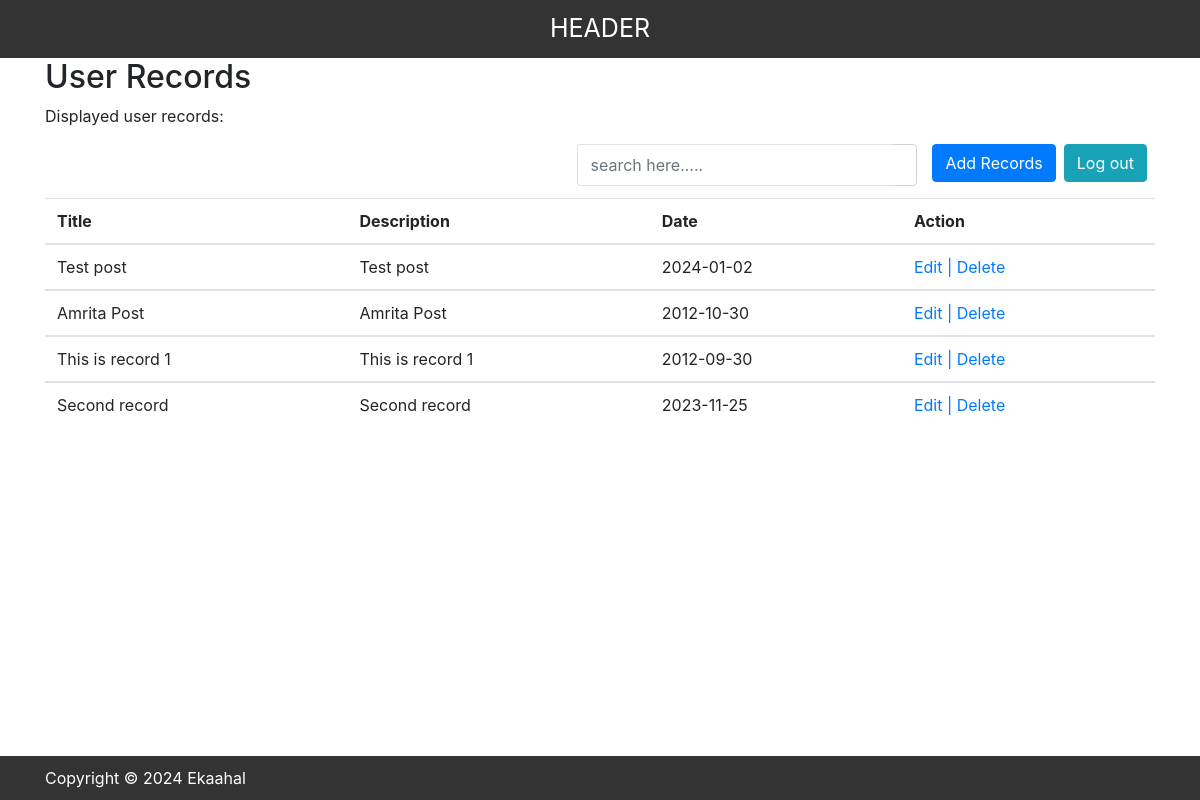
The page / (signed in) on the database its author committed.
### tables this page shows
CREATE TABLE `posts` (
  `id` int(11) NOT NULL COMMENT 'primary_key',
  `title` varchar(64) NOT NULL,
  `description` varchar(255) NOT NULL,
  `date` date NOT NULL,
  `user_id` int(11) NOT NULL COMMENT 'foriegn_key o user table'
);

### includes/db.php (called while the page is built, shortened)
<?php
class DatabaseClass {
	var $_dbhostName;
	var $_dbName;
	var $_dbUser;
	var $_dbPwd;
	var $_dbCon;
	function DatabaseClass (){
	$this->_dbhostName="127.0.0.1";
	$this->_dbName="assignment";
	$this->_dbUser="root";
	$this->_dbPwd="root";
	}
	function dbOpen(){
	$this->_dbCon=mysqli_connect($this->_dbhostName,$this->_dbUser,$this->_dbPwd) or die ("Could not connect DB");
	mysqli_select_db($this->_dbCon,$this->_dbName) or die ("Could not select DatabaseClass");
	}
	function getConn(){
	return $this->_dbCon;
	}
}
class SqlClass{
	var $_dbTotalRecord;
	var $_dbFields=array();
	function SqlClass(){
	$this->_dbTotalRecord=NULL;
	}
	function executeSql($sql,$doubtedFields=0){
		if(strtoupper(substr($sql,0,6))=="SELECT"){
		$Mode="Read";
		}
		else{
		$Mode="Write";
		}
		$this->_objDatabaseClass=new DatabaseClass();
		$this->_objDatabaseClass->dbOpen();
		switch($Mode){
		case "Read":
			if($record=mysqli_query($this->_objDatabaseClass->getConn(), $sql)){
				$this->_dbTotalRecord=mysqli_num_rows($record);
				if($this->_dbTotalRecord>0){
				$fieldsname="";
				for($i=0; $i<mysqli_num_fields($record); $i++){
					$fieldsname .= mysqli_fetch_field_direct($record, $i)->name.",";
					}
				$rawData=array();
					while($row=mysqli_fetch_array($record))
					{
						foreach ($row as $fieldName => $fieldValue) {
							$rawData["$fieldName"]=stripslashes($fieldValue);
						}
					$this->_dbFields[]=$rawData;
					}
				$this->_dbFields = array_reverse($this->_dbFields, true);
				return $this->_dbFields;
				}
				else{
				$this->_dbErrMsg="<li>No Record Found</li>";
				$this->_dbErr=true;
				$this->_objDatabaseClass->dbClose();
				return true;
				}
			}
		break;
		}
	}
	function fetchRow(&$dbRows){
		if(is_array($dbRows)){
			$returnValue = array_pop($dbRows);
			if(!is_null($returnValue)){
				return $returnValue;
			}
			else{
				return false;
			}
		}
		else{
			$this->_dbErrMsg="0 Rows Found";
			$this->_dbErr=true;
		return false;
		}
	}
	function getNumRecord(){
	 return $this->_dbTotalRecord;
	}
}
?>

### classes/class_post.php (the view, shortened to what this page needs)
<?php
class post
{
	function showAllPosts()
	{
		$userId = $_SESSION['user_id'];
		$getPostsSQL = "select * from posts WHERE user_id=$userId order by id DESC";
		$objSql = new SqlClass();
		$objSql->setAdvanceErr( true );
		$getUserPosts = $objSql->executeSql( $getPostsSQL );
		$postCount = $objSql->getNumRecord( $getUserPosts );
		$template='<div class="container">
		<h2>User Records</h2>
		<p>Displayed user records:</p>
		<p class="float-right px-2">
			<a href="create_post.php?logout=1" class="btn btn-info">
			<i class="fa fa-sign-out" aria-hidden="true"></i>
			<span> Log out </span>
			</a>
        </p>
		<a href="create_post.php"><button type="button" class="btn btn-primary float-right">Add Records</button></a>
		<input type="hidden" name="user_id" id="user_id" size="26" value="'.$userId.'">
        <div class="col-md-4 float-right">
            <div class="input-group">
                <input class="form-control py-2 border-right-0 border" type="search" placeholder="search here....." id="search_text">
                <span class="input-group-append">
                    <div class="input-group-text bg-transparent"><i class="fa fa-search"></i></div>
                </span>
            </div>
        </div>
		<table class="table" id="search_table">
		  <thead>
			<tr>
			  <th>Title</th>
			  <th>Description</th>
			  <th>Date</th>
			  <th>Action</th>
			</tr>
		  </thead>';
        if( $postCount > 0 ) {
			while( $rowValue = $objSql->fetchRow( $getUserPosts ) )
			{
					$template.='<tbody><tr>';
					$template.='<td> '.$rowValue["title"].'</td>
					<td>'.$rowValue["description"].'</td>
					<td>'.$rowValue["date"].'</td>
					<td><a href="edit_post.php?postId='.$rowValue['id'].'">Edit |</a>
					<a href="javascript:confirmDelete('.$rowValue["id"].')">Delete</a></td>
					</tr>';
			}
			$template.='<t/tbody></table></div>';
		}
		else
		{
			 echo "No any record found.";
		}
		return $template;
	}
}?>

### index.php (shortened to what this page needs)
	<body>
		<?php
			include ("includes/db.php");
			include ("classes/class_post.php");
			require_once("header.php");
			require_once("content.php");
			require_once("footer.php");
		?>
	</body>
</html>

### header.php (shortened to what this page needs)
<html>
<head>
 <link href="css/style.css" rel="stylesheet" type="text/css" />
 <link rel="stylesheet" href="css/bootstrap.min.css">
 <link rel="stylesheet" href="css/all.min.css">
 <link rel = "stylesheet" href = "css/bootstrap.min.css">
</head>
<div class="fixed-header text-center">
      	 HEADER
</div>

### content.php (shortened to what this page needs)
<?php
			if( $_POST['loginSubmit'] || $_GET['successData'] || $_POST['searchData'] || (isset($_SESSION['user_id']) && !empty($_SESSION['user_id'])))
				{
								$post = new post();
								$showAllPosts = $post->showAllPosts();
								echo $showAllPosts;
							}
  ?>

### footer.php (shortened to what this page needs)
<?php $year = date("Y"); ?>
<div class="fixed-footer">
        <div class="container">Copyright &copy; <?php echo $year;?> Ekaahal</div>
</div>

### css/style.css (style rules this page uses)
.fixed-header { font-size: 25px; }
.fixed-header, .fixed-footer { width: 100%; background: #333; padding: 10px 0; color: #fff; }
.fixed-footer { width: 100%; position: fixed; background: #333; padding: 10px 0; color: #fff; }
.fixed-footer { bottom: 0; }

### rows shown on the page
posts: title "Test post", description "Test post", date "2024-01-02"
posts: title "Amrita Post", description "Amrita Post", date "2012-10-30"
posts: title "This is record 1", description "This is record 1", date "2012-09-30"
posts: title "Second record", description "Second record", date "2023-11-25"
